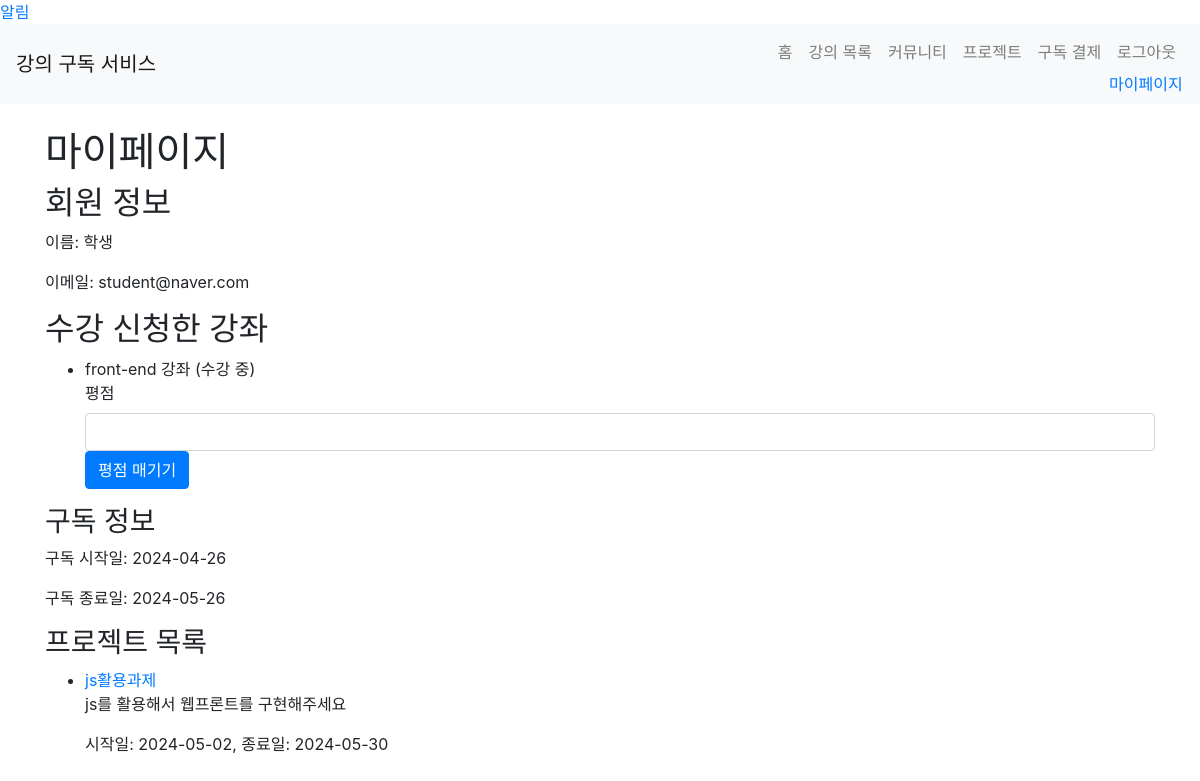
/mypage/ (signed in), run on an earlier commit of the app's database.
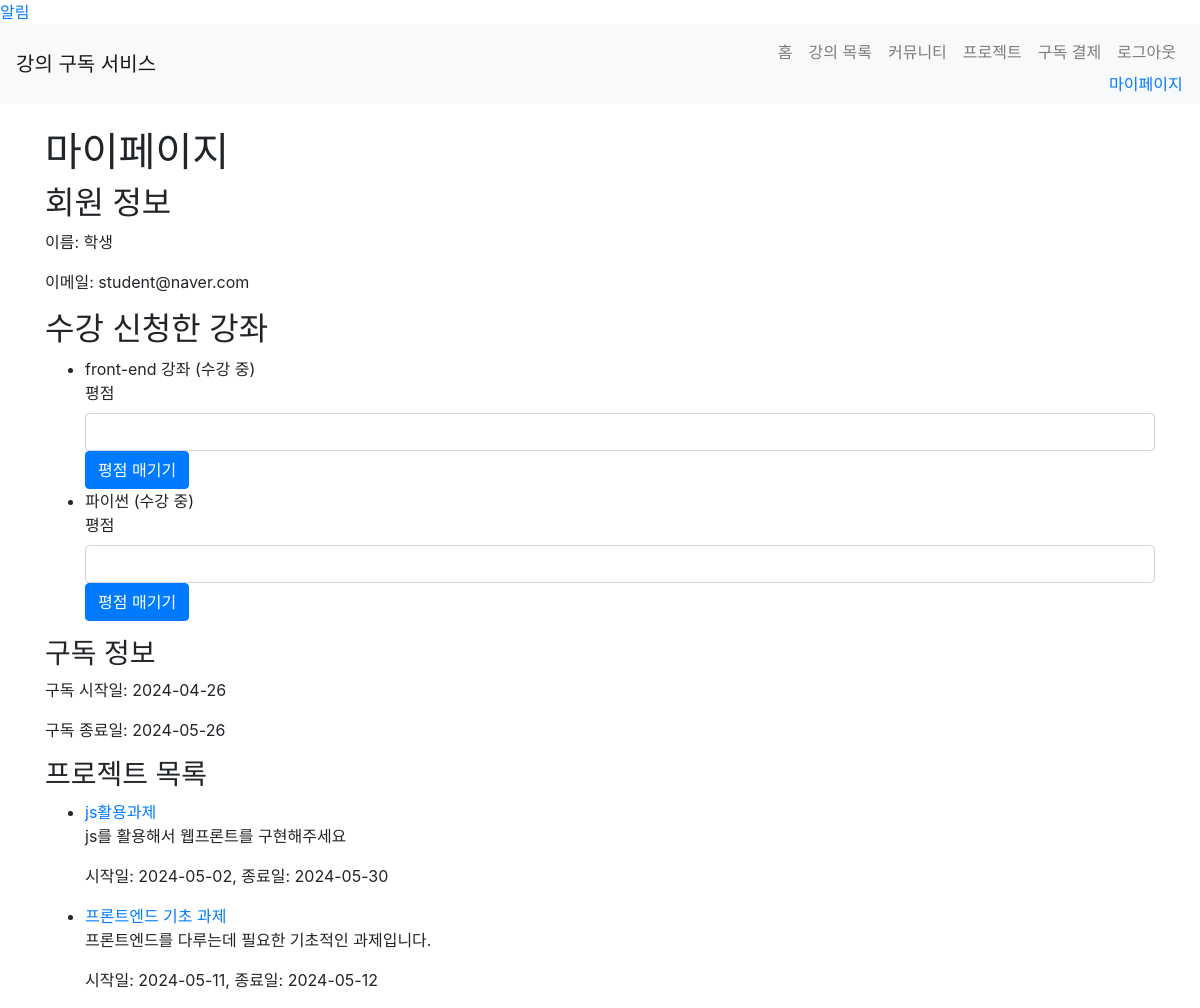
And on a later commit of the database.
### app/models.py (models this page shows, shortened)
class User(UserMixin, db.Model):
    id = db.Column(db.Integer, primary_key=True)
    name = db.Column(db.String(100), nullable=False)
    email = db.Column(db.String(120), unique=True, nullable=False)
    password = db.Column(db.String(255), nullable=False)
    role = db.Column(db.String(20), nullable=False)  # 'student' 또는 'teacher'
    enrollments = db.relationship('Enrollment', back_populates='student', lazy=True)
    courses = db.relationship('Course', back_populates='teacher', lazy=True)  # 강사가 가르치는 강좌들
    subscription = db.relationship('Subscription', uselist=False)
    bio = db.Column(db.Text)
    notifications = db.relationship('Notification', back_populates='user', lazy=True)
    def is_teacher(self):
        return self.role == 'teacher'

class Enrollment(db.Model):
    id = db.Column(db.Integer, primary_key=True)
    student_id = db.Column(db.Integer, db.ForeignKey('user.id'), nullable=False)
    course_id = db.Column(db.Integer, db.ForeignKey('course.id'), nullable=False)
    approved = db.Column(db.Boolean, default=False)
    student = db.relationship('User', back_populates='enrollments')
    course = db.relationship('Course', back_populates='enrollments')
    rating = db.Column(db.Integer)

class Course(db.Model):
    id = db.Column(db.Integer, primary_key=True)
    title = db.Column(db.String(100), nullable=False)
    description = db.Column(db.Text, nullable=False)
    price = db.Column(db.Float, nullable=False)
    teacher_id = db.Column(db.Integer, db.ForeignKey('user.id'), nullable=False)
    teacher = db.relationship('User', back_populates='courses')
    enrollments = db.relationship('Enrollment', back_populates='course', lazy=True)
    projects = db.relationship('Project', back_populates='course', lazy=True)

class Subscription(db.Model):
    id = db.Column(db.Integer, primary_key=True)
    user_id = db.Column(db.Integer, db.ForeignKey('user.id'), nullable=False)
    payment_date = db.Column(db.DateTime, default=datetime.utcnow)
    expiration_date = db.Column(db.DateTime)
    subscriber = db.relationship('User', backref=db.backref('subscriptions', lazy=True))

class Project(db.Model):
    id = db.Column(db.Integer, primary_key=True)
    title = db.Column(db.String(100), nullable=False)
    description = db.Column(db.Text, nullable=False)
    start_date = db.Column(db.Date, nullable=False)
    end_date = db.Column(db.Date, nullable=False)
    course_id = db.Column(db.Integer, db.ForeignKey('course.id'), nullable=False)
    course = db.relationship('Course', back_populates='projects')
    submissions = db.relationship('ProjectSubmission', back_populates='project', lazy=True)

### app/views/mypage.py (the view)
@bp.route('/')
@login_required
def index():
    if current_user.is_teacher():
        courses = current_user.courses
        enrollments = Enrollment.query.filter(Enrollment.course_id.in_([course.id for course in courses])).all()
        projects = Project.query.filter(Project.course_id.in_([course.id for course in courses])).all()
    else:
        enrollments = current_user.enrollments
        projects = Project.query.join(Course).filter(Course.id.in_([enrollment.course_id for enrollment in enrollments])).all()
    form = RatingForm();
    return render_template('mypage/index.html', enrollments=enrollments, projects=projects, form = form)

### app/forms.py
class RatingForm(FlaskForm):
    rating = IntegerField('평점', validators=[DataRequired(), NumberRange(min=1, max=5)])
    submit = SubmitField('평점 매기기')

### app/__init__.py (called while the page is built)
@login_manager.user_loader
def load_user(user_id):
    if user_id is not None:
        return User.query.get(int(user_id))
    return None

### app/templates/mypage/index.html (shortened to what this page needs)
{% extends 'base.html' %}
{% block content %}
<h1>마이페이지</h1>
<h2>회원 정보</h2>
<p>이름: {{ current_user.name }}</p>
<p>이메일: {{ current_user.email }}</p>
{% if current_user.is_teacher() %}
<h2>등록한 강좌</h2>
<ul>
    {% for course in current_user.courses %}
    <li>{{ course.title }}</li>
    {% endfor %}
</ul>
<h2>수강 신청한 학생</h2>
<ul>
    {% for enrollment in enrollments %}
    <li>
        {{ enrollment.student.name }} - {{ enrollment.course.title }}
        {% if not enrollment.approved %}
        <a href="{{ url_for('mypage.approve_enrollment', enrollment_id=enrollment.id) }}">승인</a>
        {% endif %}
    </li>
    {% endfor %}
</ul>
{% else %}
<h2>수강 신청한 강좌</h2>
<ul>
    {% for enrollment in enrollments %}
    <li>
        {{ enrollment.course.title }}
        {% if enrollment.approved %}
        (수강 중)
        {% else %}
        (승인 대기 중)
        {% endif %}
    </li>
    {% if enrollment.student == current_user %}
    <form action="{{ url_for('mypage.rate_course', enrollment_id=enrollment.id) }}" method="post">
      {{ form.rating.label }} {{ form.rating(class="form-control") }}
      {{ form.submit(class="btn btn-primary") }}
    </form>
    {% endif %}
    {% endfor %}
</ul>
{% endif %}
<h3>구독 정보</h3>
{% if current_user.subscription %}
  <p>구독 시작일: {{ current_user.subscription.payment_date.strftime('%Y-%m-%d') }}</p>
  <p>구독 종료일: {{ current_user.subscription.expiration_date.strftime('%Y-%m-%d') }}</p>
{% else %}
  <p>구독 정보가 없습니다.</p>
{% endif %}
{% if projects %}
<h3>프로젝트 목록</h3>
<ul>
    {% for project in projects %}
    <li>
        <a href="{{ url_for('project.detail', project_id=project.id) }}">{{ project.title }}</a>
        <p>{{ project.description }}</p>
        <p>시작일: {{ project.start_date }}, 종료일: {{ project.end_date }}</p>
    </li>
    {% endfor %}
</ul>
{% endif %}
{% endblock %}

### app/templates/base.html (shortened to what this page needs)
<!DOCTYPE html>
<html lang="ko">
<head>
    <link rel="stylesheet" href="https://maxcdn.bootstrapcdn.com/bootstrap/4.5.2/css/bootstrap.min.css">
</head>
<body>
  <a href="{{ url_for('notification.index') }}">
    알림
  </a>
    <nav class="navbar navbar-expand-lg navbar-light bg-light">
        <a class="navbar-brand" href="/">강의 구독 서비스</a>
        <div class="collapse navbar-collapse" id="navbarNav">
          <ul class="navbar-nav ml-auto">
            <li class="nav-item">
              <a class="nav-link" href="{{ url_for('main.index') }}">홈</a>
            </li>
            <li class="nav-item">
              <a class="nav-link" href="{{ url_for('courses.course_list') }}">강의 목록</a>
            </li>
            <li class="nav-item">
              <a class="nav-link" href="{{ url_for('community.post_list') }}">커뮤니티</a>
            </li>
            {% if current_user.is_authenticated %}
            <li class="nav-item">
                <a class="nav-link" href="{{ url_for('project.list') }}">프로젝트</a>
            </li>
            <li class="nav-item">
              <a class="nav-link" href="{{ url_for('payments.subscribe') }}">구독 결제</a>
            </li>
            <li class="nav-item">
              <a class="nav-link" href="{{ url_for('auth.logout') }}">로그아웃</a>
              <a href="{{ url_for('mypage.index') }}">마이페이지</a>
            </li>
            {% endif %}
          </ul>
        </div>
      </nav>
    <div class="container mt-4">
        {% block content %}{% endblock %}
    </div>
</body>
</html>

What changed in the data, as far as the page shows it:
added Enrollment: course "파이썬", approved "(수강 중)", rating.label "평점"
added Project: title "프론트엔드 기초 과제", description "프론트엔드를 다루는데 필요한 기초적인 과제입니다.", start_date "2024-05-11", end_date "2024-05-12"
